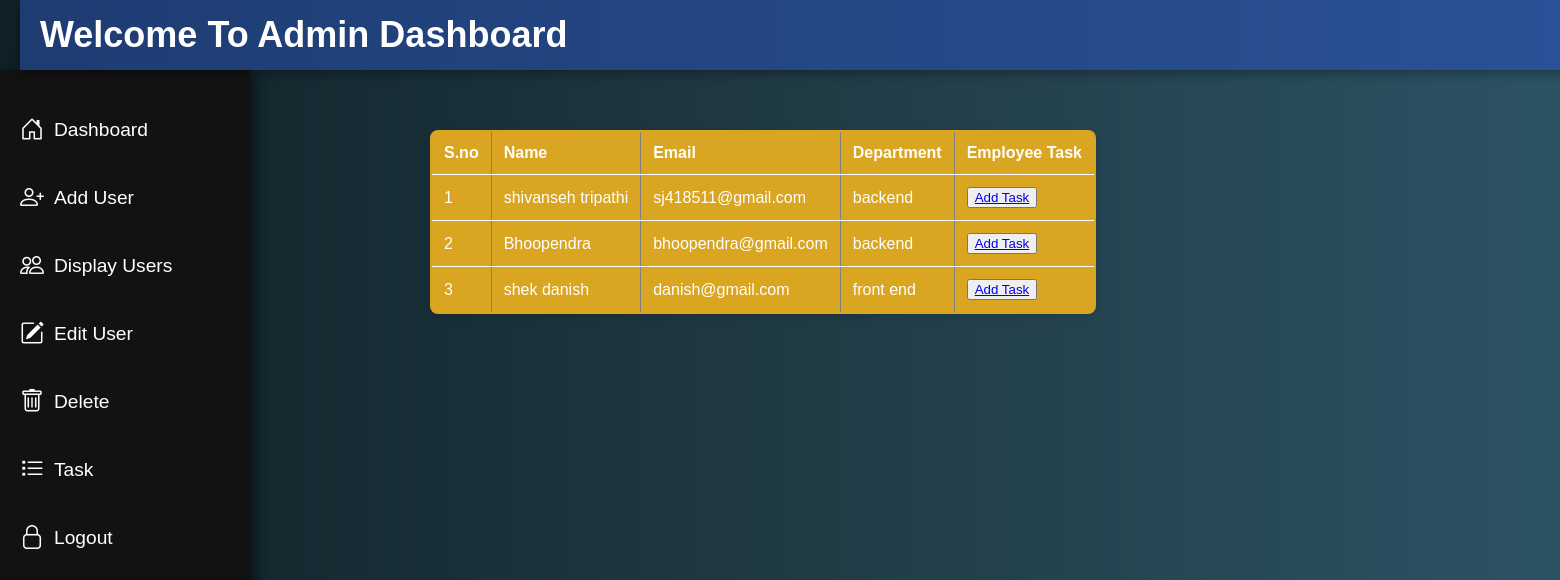
Page /task1/ on the earlier database version.
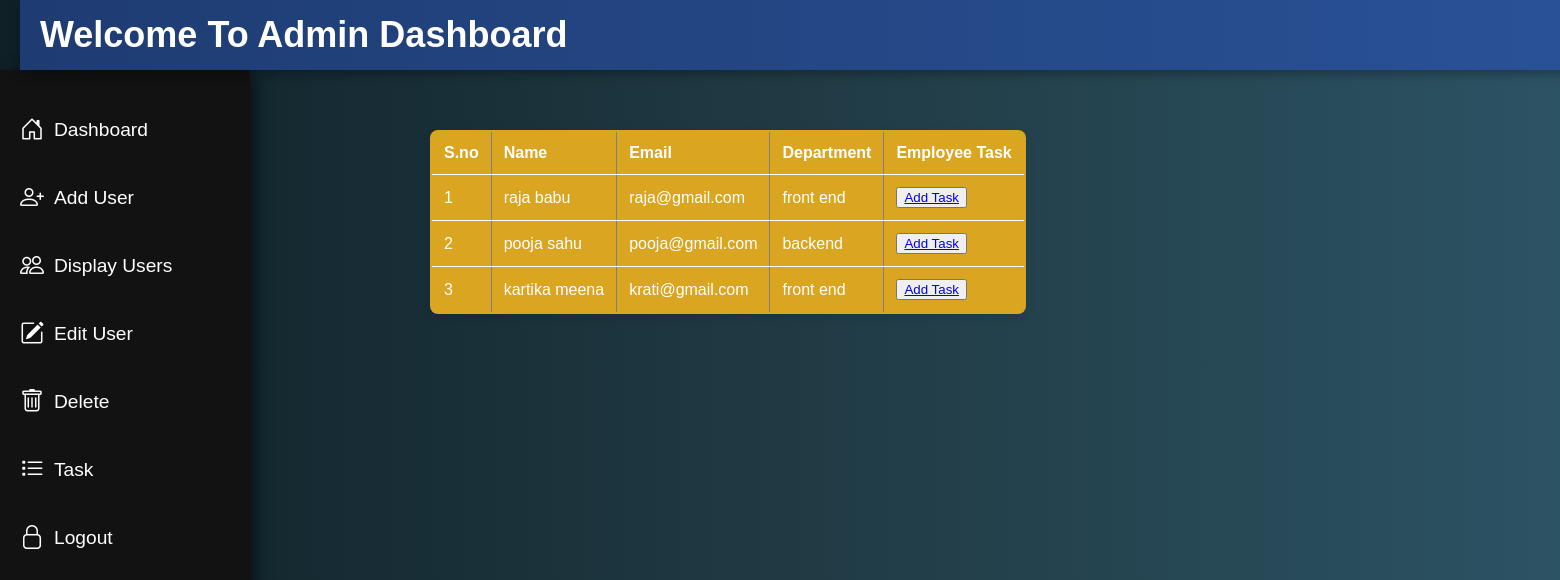
Same page on the later database version.
### app/models.py (models this page shows)
class EmpDatabase(models.Model):
    employe_name = models.CharField(max_length=50)
    employe_email = models.EmailField()
    department = models.CharField(max_length=50)
    contact_number = models.IntegerField()
    employe_password = models.CharField(max_length=50)
    your_work = models.TextField(max_length=100)

### app/views.py (the view)
# urls.py: path('task1/',views.task1, name='task1'),
def task1(request):
    myans2=EmpDatabase.objects.all()
    return render(request,'task1.html',{'data2':myans2.values})

### app/templates/task1.html (shortened to what this page needs)
{% extends "base.html" %}
{% load static %}
{% block css %}
    <link rel="stylesheet" href="{% static 'css/task.css' %}">
{% endblock %}
{% block content %}
<table border="2">
    <tr>
        <th>S.no</th>
        <th>Name</th>
        <th>Email</th>
        <th>Department</th>
        <th>Employee Task</th>
    </tr>
    {% for i in data2 %}
    <tr>
        <td>{{ forloop.counter }}</td>
        <td>{{ i.employe_name }}</td>
        <td>{{ i.employe_email }}</td>
        <td>{{ i.department }}</td>
        <td>
            <button>
                <a href="{% url 'givetask' pk=i.id %}">Add Task</a>
            </button>
        </td>
    </tr>
    {% endfor %}
</table>
{% endblock %}

Differences in the rows shown:
removed EmpDatabase: employe_name "Bhoopendra", employe_email "bhoopendra@gmail.com", department "backend"
removed EmpDatabase: employe_name "shek danish", employe_email "danish@gmail.com", department "front end"
added EmpDatabase: employe_name "raja babu", employe_email "raja@gmail.com", department "front end"
changed EmpDatabase "backend": employe_name "shivanseh tripathi" → "pooja sahu"; employe_email "sj418511@gmail.com" → "pooja@gmail.com"
added EmpDatabase: employe_name "kartika meena", employe_email "krati@gmail.com", department "front end"
